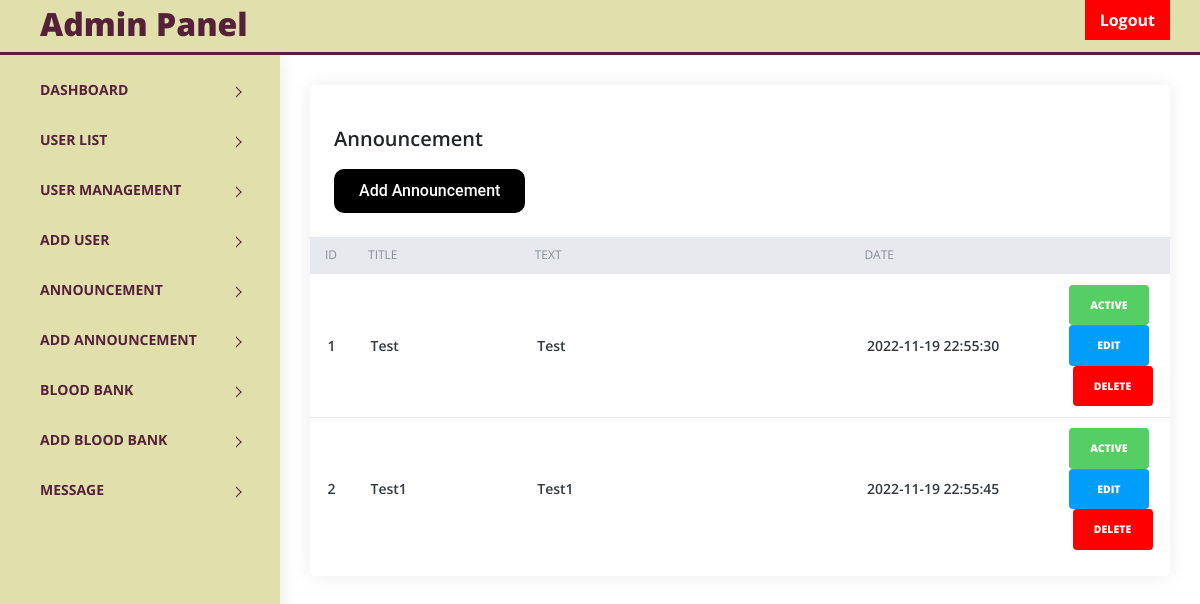
The page /admin/announcement.php (signed in) on the database its author committed.
### tables this page shows
CREATE TABLE `announcement` (
  `id` varchar(20) NOT NULL,
  `head` varchar(200) NOT NULL,
  `body` varchar(500) NOT NULL,
  `date` varchar(200) NOT NULL DEFAULT current_timestamp(),
  `status` varchar(20) NOT NULL
);

### admin/announcement.php (the view, shortened to what this page needs)
<?php
require('top.inc.php');
$sql="select * from announcement";
$res=mysqli_query($con,$sql);
?>
<div class="content pb-0">
    <div class="orders">
        <div class="row">
            <div class="col-xl-12">
                <div class="card">
                    <div class="card-body">
                        <h4 class="box-title">Announcement</h4>
                        <a class="btn41-43 btn-41" href="manage_announcement.php">Add Announcement</a>
                    </div>
                    <div class="card-body--">
                        <div class="table-stats order-table ov-h">
                            <table class="table ">
                                <thead>
                                    <tr>
                                        <th width="2%">ID</th>
                                        <th width="20%">Title</th>
                                        <th width="40%">Text</th>
                                        <th width="20%">Date</th>
                                        <th width="26%"></th>
                                    </tr>
                                </thead>
                                <tbody>
                                    <?php
							while($row=mysqli_fetch_assoc($res)){?>
                                    <tr>
                                        <td><?php echo $row['id']?></td>
                                        <td><?php echo $row['head']?></td>
                                        <td><?php echo $row['body']?></td>
                                        <td><?php echo $row['date']?></td>
                                        <td>
                                            <?php
								if($row['status']==1){
									echo "<span class='badge badge-complete'><a href='?type=status&operation=deactive&id=".$row['id']."'>Active</a></span>&nbsp;";
								}else{
									echo "<span class='badge badge-pending'><a href='?type=status&operation=active&id=".$row['id']."'>Deactive</a></span>&nbsp;";
								}
								echo "<span class='badge badge-edit'><a href='manage_announcement.php?id=".$row['id']."'>Edit</a></span>&nbsp;";
								echo "<span class='badge badge-delete'><a href='?type=delete&id=".$row['id']."'>Delete</a></span>";
								?>
                                        </td>
                                    </tr>
                                    <?php } ?>
                                </tbody>
                            </table>
                        </div>
                    </div>
                </div>
            </div>
        </div>
    </div>
</div>

### admin/assets/css/style.css (style rules this page uses)
body { display: table; font-family: open sans, sans-serif; font-size: 16px; width: 100% }
a, button { text-decoration: none; outline: none !important; color: #55213a; font-weight: 800; -webkit-transition: all .25s ease; transition: all .25s ease; }
h1, h2, h3, h4, h5, h6 { margin: 0 }
.pb-0 { padding-bottom: 0 }
.ov-h { overflow: hidden }
.order-table { position: relative; border-color: #000; }
.order-table:after, .order-table:before { content: ""; position: absolute; top: 0; height: 37px; width: 10px; background: #e8e9ef }
.order-table:after { right: -1px }
.order-table:before { left: -1px }
.order-table tr th { background: #e8e9ef }
.order-table tr td:last-child, .order-table tr th:last-child { text-align: right }
.order-table tr:last-child td { border: none }
.order-table .badge { color: #fff; padding: 15px; text-transform: uppercase; font-weight: 700; width: 80px; }
.order-table .badge-complete { background: #55CE63; }
.order-table .badge-delete { background: #FF0000; }
.order-table .badge-edit { background: #009EFB; }
.content { float: left; padding: 1.875em; width: 100% }
.card { margin-bottom: 1.875em; border-radius: 5px; padding: 0; border: 0 solid transparent; -webkit-box-shadow: 0 0 20px rgba(0, 0, 0, .08); box-shadow: 0 0 20px rgba(0, 0, 0, .08) }
.card .box-title { font-weight: 600; font-size: 20px; padding: 18px 0 }
.card .card-body { float: left; padding: 1.5em; position: relative; width: 100% }
.card h4 { font-size: 1.1rem }
.table-stats table { font-family: open sans }
.table-stats table th, .table-stats table td { border: none; border-bottom: 1px solid #e8e9ef; color: #868e96; font-size: 12px; font-weight: 400; padding: .75em 1.25em; text-transform: uppercase }
.table-stats table td { color: #343a40; font-size: 14px; font-weight: 600; text-transform: capitalize; vertical-align: middle }
@media (max-width:1368px) { .card-body { padding: 20px } }
.btn41-43 { padding: 10px 25px; font-family: "Roboto", sans-serif; font-weight: 500; background: black; border-radius: 10px; outline: none !important; cursor: pointer; transition: all 0.3s ease; position: relative; display: inline-block; }
.btn-41 { z-index: 1; color: white; }
.btn-41:after { position: absolute; content: ""; width: 0; height: 100%; top: 0; left: 0; direction: rtl; z-index: -1; background: rgb(255, 255, 255); transition: all 0.3s ease; }
.badge a { color: #fff; }

### rows shown on the page
announcement: id "1", head "Test", body "Test", date "2022-11-19 22:55:30"
announcement: id "2", head "Test1", body "Test1", date "2022-11-19 22:55:45"
